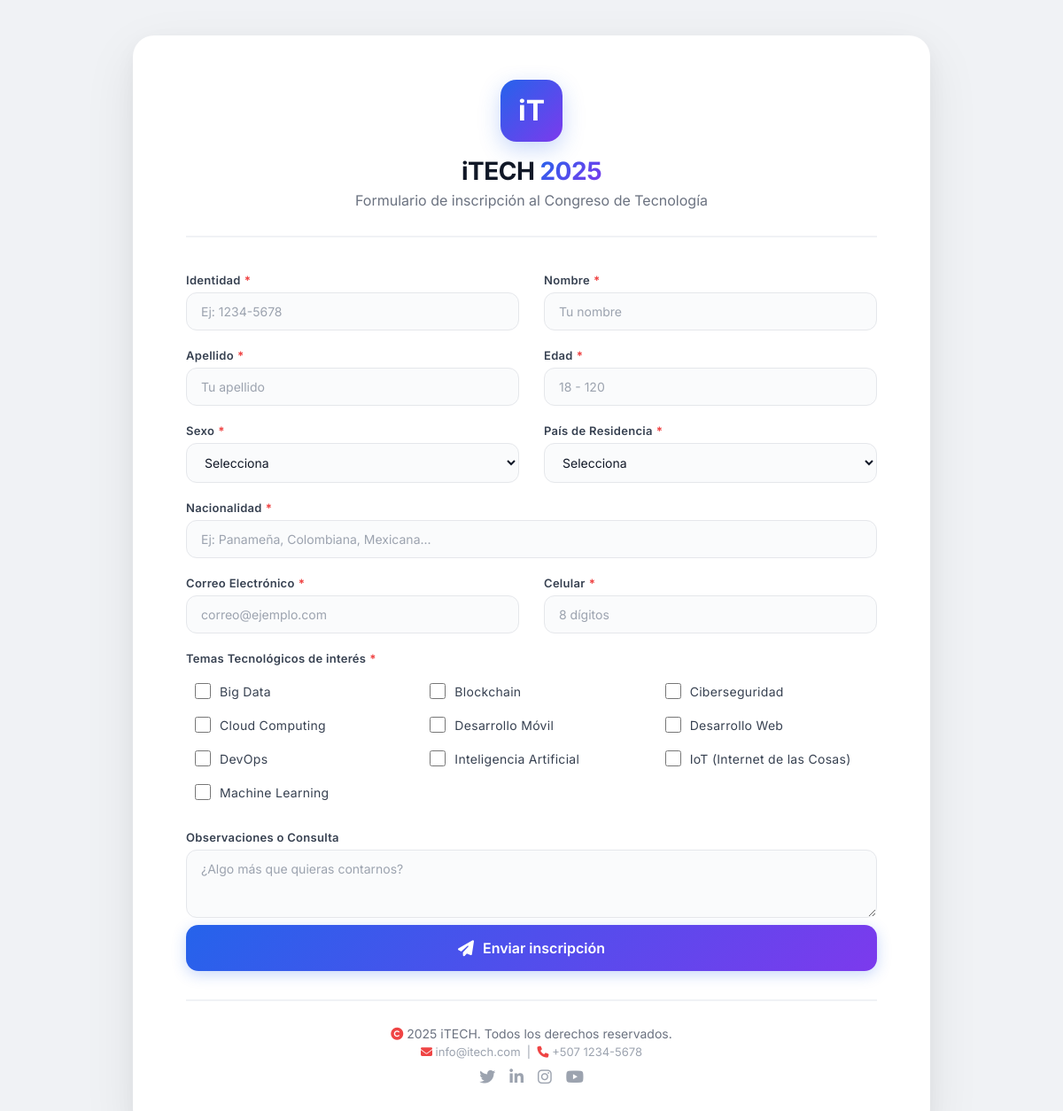
Screenshot of /public/ with the database file from the repository.
### tables this page shows
CREATE TABLE IF NOT EXISTS areas_interes (
    id INT AUTO_INCREMENT PRIMARY KEY,
    nombre VARCHAR(100) NOT NULL,
    UNIQUE KEY uk_areas_interes_nombre (nombre)
);

### app/controllers/InscriptorController.php (called while the page is built, shortened)
<?php
class InscriptorController {
    private function cargarTemas() {
        try {
            return Database::getInstance()->fetchAll(
                "SELECT id, nombre FROM areas_interes ORDER BY nombre"
            ) ?: [];
        } catch (\Exception $e) {
            error_log("Error cargando temas: " . $e->getMessage());
            return [];
        }
    }
    public function index() {
        $temas = $this->cargarTemas();
        include __DIR__ . '/../views/formulario.php';
    }
}
?>

### app/config/database.php (called while the page is built, shortened)
<?php
class Database {
    private static $instance = null;
    private $conn;
    private $host = '127.0.0.1';
    private $dbname = 'parcial_itech';
    private $username = 'root';
    private $password = '';
    private function __construct() {
        try {
            $this->conn = new \PDO(
                "mysql:host={$this->host};dbname={$this->dbname};charset=utf8mb4",
                $this->username,
                $this->password
            );
            $this->conn->setAttribute(\PDO::ATTR_ERRMODE, \PDO::ERRMODE_EXCEPTION);
        } catch (\PDOException $e) {
            die("Error de conexión a la base de datos: " . $e->getMessage());
        }
    }
    public static function getInstance() {
        if (self::$instance === null) {
            self::$instance = new self();
        }
        return self::$instance;
    }
    public function query($sql, $params = []) {
        $stmt = $this->conn->prepare($sql);
        $stmt->execute($params);
        return $stmt;
    }
    public function fetchAll($sql, $params = []) {
        return $this->query($sql, $params)->fetchAll(\PDO::FETCH_ASSOC);
    }
}
?>

### app/views/formulario.php (the view, shortened to what this page needs)
<!DOCTYPE html>
<html lang="es">
<head>
    <link rel="stylesheet" href="https://cdnjs.cloudflare.com/ajax/libs/font-awesome/6.4.0/css/all.min.css">
</head>
<body>
    <div class="container">
        <div class="header">
            <div class="logo">iT</div>
            <h1>iTECH <span>2025</span></h1>
            <p>Formulario de inscripción al Congreso de Tecnología</p>
        </div>
        <form action="/Parcial2_DSVII/public/guardar" method="POST">
            <div class="form-grid">
                <div class="form-group">
                    <label>Identidad <span class="required">*</span></label>
                    <input type="text" name="identidad" placeholder="Ej: 1234-5678"
                           value="<?= $_POST['identidad'] ?? '' ?>"
                           class="<?= isset($errors['identidad']) ? 'error' : '' ?>">
                </div>
                <div class="form-group">
                    <label>Nombre <span class="required">*</span></label>
                    <input type="text" name="nombre" placeholder="Tu nombre"
                           value="<?= $_POST['nombre'] ?? '' ?>"
                           class="<?= isset($errors['nombre']) ? 'error' : '' ?>">
                </div>
                <div class="form-group">
                    <label>Apellido <span class="required">*</span></label>
                    <input type="text" name="apellido" placeholder="Tu apellido"
                           value="<?= $_POST['apellido'] ?? '' ?>"
                           class="<?= isset($errors['apellido']) ? 'error' : '' ?>">
                </div>
                <div class="form-group">
                    <label>Edad <span class="required">*</span></label>
                    <input type="number" name="edad" placeholder="18 - 120"
                           value="<?= $_POST['edad'] ?? '' ?>"
                           class="<?= isset($errors['edad']) ? 'error' : '' ?>">
                </div>
                <div class="form-group">
                    <label>Sexo <span class="required">*</span></label>
                    <select name="sexo" class="<?= isset($errors['sexo']) ? 'error' : '' ?>">
                        <option value="">Selecciona</option>
                    </select>
                </div>
                <div class="form-group">
                    <label>País de Residencia <span class="required">*</span></label>
                    <select name="pais_id" class="<?= isset($errors['pais_id']) ? 'error' : '' ?>">
                        <option value="">Selecciona</option>
                    </select>
                </div>
                <div class="form-group full-width">
                    <label>Nacionalidad <span class="required">*</span></label>
                    <input type="text" name="nacionalidad" placeholder="Ej: Panameña, Colombiana, Mexicana..."
                           value="<?= $_POST['nacionalidad'] ?? '' ?>">
                </div>
                <div class="form-group">
                    <label>Correo Electrónico <span class="required">*</span></label>
                    <input type="email" name="correo" placeholder="correo@ejemplo.com"
                           value="<?= $_POST['correo'] ?? '' ?>"
                           class="<?= isset($errors['correo']) ? 'error' : '' ?>">
                </div>
                <div class="form-group">
                    <label>Celular <span class="required">*</span></label>
                    <input type="text" name="celular" placeholder="8 dígitos"
                           value="<?= $_POST['celular'] ?? '' ?>"
                           class="<?= isset($errors['celular']) ? 'error' : '' ?>">
                </div>
                <div class="form-group full-width">
                    <label>Temas Tecnológicos de interés <span class="required">*</span></label>
                    <div class="checkbox-group">
                        <?php if (isset($temas) && is_array($temas) && count($temas) > 0): ?>
                            <?php foreach ($temas as $tema): ?>
                                <label>
                                    <input type="checkbox" name="temas[]" value="<?= $tema['id'] ?>"
                                        <?= (isset($_POST['temas']) && in_array($tema['id'], $_POST['temas'])) ? 'checked' : '' ?>>
                                    <?= $tema['nombre'] ?>
                                </label>
                            <?php endforeach; ?>
                        <?php else: ?>
                            <p style="color: #ef4444; font-size: 14px;"> No se cargaron los temas.</p>
                        <?php endif; ?>
                    </div>
                </div>
                <div class="form-group full-width">
                    <label>Observaciones o Consulta</label>
                    <textarea name="observaciones" rows="3" placeholder="¿Algo más que quieras contarnos?"><?= $_POST['observaciones'] ?? '' ?></textarea>
                </div>
            </div>
            <button type="submit" class="btn-submit">
                <i class="fas fa-paper-plane"></i> Enviar inscripción
            </button>
        </form>
        <div class="footer">
            <p>
                <i class="fas fa-copyright"></i> 2025 iTECH. Todos los derechos reservados.
            </p>
            <p style="font-size: 13px; color: #9ca3af; margin-top: 4px;">
                <i class="fas fa-envelope"></i> info@itech.com &nbsp;|&nbsp;
                <i class="fas fa-phone"></i> +507 1234-5678
            </p>
            <div class="social">
                <a href="#"><i class="fab fa-twitter"></i></a>
                <a href="#"><i class="fab fa-linkedin-in"></i></a>
                <a href="#"><i class="fab fa-instagram"></i></a>
                <a href="#"><i class="fab fa-youtube"></i></a>
            </div>
        </div>
    </div>
</body>
</html>

### public/index.php (shortened to what this page needs)
<?php
$path = parse_url($_SERVER['REQUEST_URI'], PHP_URL_PATH);
$path = preg_replace('#^/Parcial2_DSVII#', '', $path);
$path = preg_replace('#^/public#', '', $path);
$path = preg_replace('#^/index\.php#', '', $path);
$path = $path ?: '/';
$controller = new App\Controllers\InscriptorController();
switch ($path) {
    case '/':
    case '/formulario':
        $controller->index();
        break;
}
?>

### app/views/formulario.php (style rules this page uses)
* { margin: 0; padding: 0; box-sizing: border-box; }
body { font-family: 'Inter', -apple-system, BlinkMacSystemFont, 'Segoe UI', Roboto, sans-serif; background: #f0f2f5; min-height: 100vh; display: flex; justify-content: center; align-items: center; padding: 40px 20px; }
.container { background: #ffffff; border-radius: 24px; max-width: 900px; width: 100%; padding: 50px 60px; box-shadow: 0 20px 60px rgba(0,0,0,0.08), 0 8px 24px rgba(0,0,0,0.04); transition: all 0.3s ease; }
.header { text-align: center; margin-bottom: 40px; padding-bottom: 30px; border-bottom: 2px solid #f0f2f5; }
.header .logo { display: inline-block; background: linear-gradient(135deg, #2563eb, #7c3aed); color: white; width: 70px; height: 70px; border-radius: 18px; line-height: 70px; font-size: 32px; font-weight: 700; margin-bottom: 16px; box-shadow: 0 8px 24px rgba(37, 99, 235, 0.25); }
.header h1 { font-size: 28px; font-weight: 700; color: #111827; letter-spacing: -0.5px; }
.header h1 span { background: linear-gradient(135deg, #2563eb, #7c3aed); -webkit-background-clip: text; -webkit-text-fill-color: transparent; }
.header p { color: #6b7280; font-size: 16px; font-weight: 400; margin-top: 6px; }
.form-grid { display: grid; grid-template-columns: 1fr 1fr; gap: 20px 28px; }
.form-group { display: flex; flex-direction: column; gap: 6px; }
.form-group.full-width { grid-column: 1 / -1; }
.form-group label { font-size: 13px; font-weight: 600; color: #374151; letter-spacing: 0.3px; display: flex; align-items: center; gap: 4px; }
.form-group label .required { color: #ef4444; font-weight: 700; }
.form-group input, .form-group select, .form-group textarea { font-family: 'Inter', sans-serif; width: 100%; padding: 12px 16px; border: 1.5px solid #e5e7eb; border-radius: 12px; font-size: 14px; color: #111827; background: #fafbfc; transition: all 0.2s ease; }
.form-group input::placeholder, .form-group textarea::placeholder { color: #9ca3af; }
.checkbox-group { display: grid; grid-template-columns: repeat(auto-fill, minmax(200px, 1fr)); gap: 8px 16px; padding: 8px 0; }
.checkbox-group label { display: flex; align-items: center; gap: 10px; font-size: 14px; font-weight: 400; color: #374151; cursor: pointer; padding: 6px 10px; border-radius: 8px; transition: all 0.15s ease; }
.checkbox-group input[type="checkbox"] { width: 18px; height: 18px; accent-color: #2563eb; border-radius: 4px; cursor: pointer; flex-shrink: 0; }
.btn-submit { width: 100%; padding: 16px; background: linear-gradient(135deg, #2563eb, #7c3aed); color: white; border: none; border-radius: 14px; font-size: 16px; font-weight: 600; font-family: 'Inter', sans-serif; cursor: pointer; transition: all 0.25s ease; display: flex; align-items: center; justify-content: center; gap: 10px; box-shadow: 0 4px 16px rgba(37, 99, 235, 0.25); margin-top: 8px; }
.btn-submit i { font-size: 18px; }
.footer { text-align: center; padding-top: 28px; margin-top: 32px; border-top: 2px solid #f0f2f5; }
.footer p { color: #6b7280; font-size: 14px; font-weight: 400; }
.footer p i { color: #ef4444; }
.footer .social { margin-top: 10px; display: flex; justify-content: center; gap: 16px; }
.footer .social a { color: #9ca3af; font-size: 18px; transition: color 0.2s ease; }

### rows the page displays
areas_interes: nombre "Big Data"
areas_interes: nombre "Blockchain"
areas_interes: nombre "Ciberseguridad"
areas_interes: nombre "Cloud Computing"
areas_interes: nombre "Desarrollo Móvil"
areas_interes: nombre "Desarrollo Web"
areas_interes: nombre "DevOps"
areas_interes: nombre "Inteligencia Artificial"
areas_interes: nombre "IoT (Internet de las Cosas)"
areas_interes: nombre "Machine Learning"
